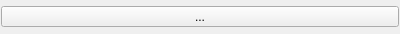
<?xml version="1.0" encoding="UTF-8"?>
<ui version="4.0">
 <class>CStatusWidget</class>
 <widget class="QWidget" name="CStatusWidget">
  <property name="geometry">
   <rect>
    <x>0</x>
    <y>0</y>
    <width>400</width>
    <height>34</height>
   </rect>
  </property>
  <property name="windowTitle">
   <string>Form</string>
  </property>
  <layout class="QHBoxLayout" name="horizontalLayout_2">
   <property name="margin">
    <number>1</number>
   </property>
   <item>
    <widget class="ui::controls::CGpsSourceSelect" name="pwGpsSourceSelect">
     <property name="sizePolicy">
      <sizepolicy hsizetype="MinimumExpanding" vsizetype="Fixed">
       <horstretch>0</horstretch>
       <verstretch>0</verstretch>
      </sizepolicy>
     </property>
     <property name="text">
      <string>...</string>
     </property>
    </widget>
   </item>
   <item>
    <layout class="QHBoxLayout" name="layIcons"/>
   </item>
  </layout>
 </widget>
 <customwidgets>
  <customwidget>
   <class>ui::controls::CGpsSourceSelect</class>
   <extends>QToolButton</extends>
   <header>cgpssourceselect.h</header>
  </customwidget>
 </customwidgets>
 <resources/>
 <connections/>
</ui>
